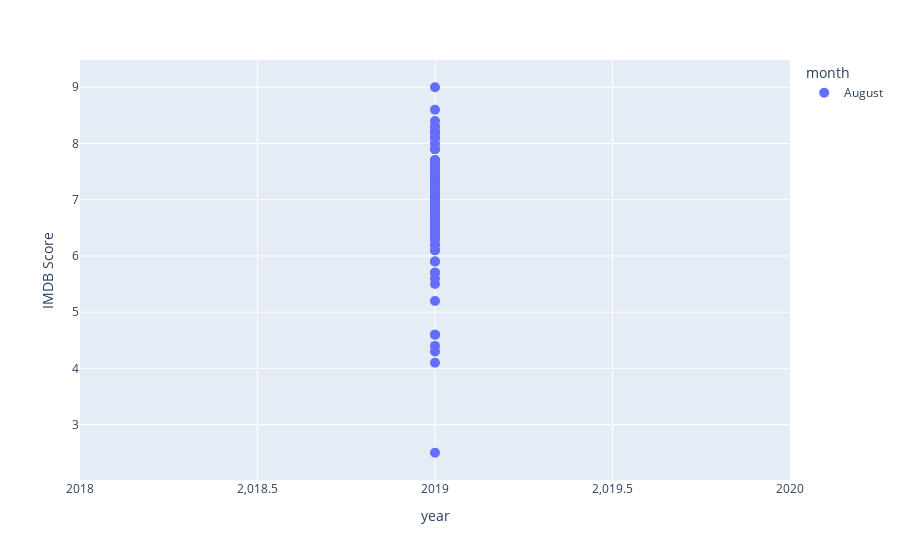

Source (notebook cell):
### Code cell
df_doc = df[ ((df['year']== 2019) | (df['year']== 2020) & ((df['month']==('January'))| (df['month']==('February'))| (df['month']==('March'))|(df['month']==('April')) | (df['month']==('May'))| (df['month']==('June')))) & (df['Genre']=="Documentary") ]
fig = px.scatter(df_doc, x='year' , y='IMDB Score', color='month')
fig.update_traces(marker_size=10)
fig.show()

### Figure 1 — Plotly figure (JSON) as saved in the notebook; plotly's stock layout.template omitted (floating-point values rounded to 4 significant figures; data arrays with more than 128 entries replaced by an {"elided": "..."} marker saying what was removed)
{"data": [{"hovertemplate": "month=August<br>year=%{x}<br>IMDB Score=%{y}<extra></extra>", "legendgroup": "August", "marker": {"color": "#636efa", "size": 10, "symbol": "circle"}, "mode": "markers", "name": "August", "orientation": "v", "showlegend": true, "type": "scatter", "x": {"elided": "159 int values"}, "xaxis": "x", "y": {"elided": "159 float values"}, "yaxis": "y"}], "layout": {"legend": {"title": {"text": "month"}, "tracegroupgap": 0}, "margin": {"t": 60}, "xaxis": {"anchor": "y", "domain": [0, 1], "title": {"text": "year"}}, "yaxis": {"anchor": "x", "domain": [0, 1], "title": {"text": "IMDB Score"}}}}
